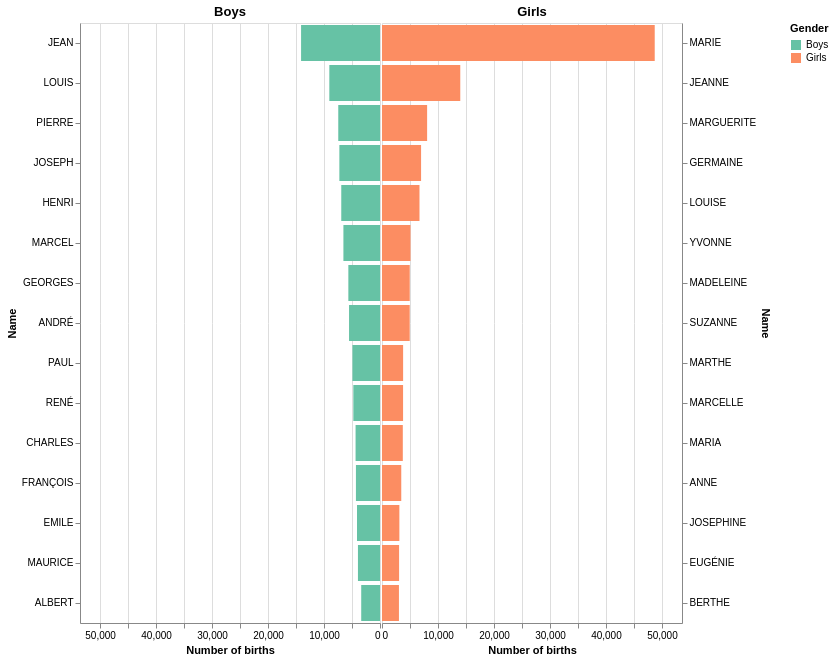

Write notebook code for a chart like this one.
### Markdown cell above
# Visualisation 1

### Code cell
top_n = 15
names_by_year_gender = df.groupby(['annais', 'preusuel', 'sexe'], as_index=False)['nombre'].sum()

top_names_by_year_gender = (
    names_by_year_gender
    .sort_values(['annais', 'sexe', 'nombre'], ascending=[True, True, False])
    .groupby(['annais', 'sexe'], group_keys=False)
    .head(top_n)
    .reset_index(drop=True)
)

gender_map = {1: 'Boys', 2: 'Girls'}
top_names_by_year_gender['gender'] = top_names_by_year_gender['sexe'].map(gender_map)

top_names_by_year_gender['year'] = top_names_by_year_gender['annais'].astype(int)

max_births = top_names_by_year_gender.groupby(['year', 'sexe'])['nombre'].nlargest(top_n).groupby('year').max().max()

year_slider = alt.binding_range(
    min=int(top_names_by_year_gender['year'].min()),
    max=int(top_names_by_year_gender['year'].max()),
    step=1
)
year_selection = alt.param(
    name='Year',
    bind=year_slider,
    value=int(top_names_by_year_gender['year'].min())
)

# Create the chart
base = alt.Chart(top_names_by_year_gender).add_params(
    year_selection
).transform_filter(
    alt.datum.year == year_selection
).mark_bar()

boys_chart = base.transform_filter(
    alt.datum.sexe == 1
).encode(
    x=alt.X('nombre:Q', title='Number of births', scale=alt.Scale(reverse=True, domain=[0, max_births])),
    y=alt.Y('preusuel:N', sort='-x', title='Name'),
    color=alt.Color('gender:N', title='Gender', scale=alt.Scale(scheme='set2'))
).properties(width=300, height=600, title='Boys')

girls_chart = base.transform_filter(
    alt.datum.sexe == 2
).encode(
    x=alt.X('nombre:Q', title='Number of births', scale=alt.Scale(domain=[0, max_births])),
    y=alt.Y('preusuel:N', sort='-x', title='Name', axis=alt.Axis(orient='right')),
    color=alt.Color('gender:N', title='Gender', scale=alt.Scale(scheme='set2'))
).properties(width=300, height=600, title='Girls')

chart = alt.hconcat(boys_chart, girls_chart, spacing=0).resolve_scale(y='independent')
chart

### Figure 1 — Vega-Lite specification as saved in the notebook (floating-point values rounded to 4 significant figures; data arrays with more than 128 entries replaced by an {"elided": "..."} marker saying what was removed)
{"config": {"view": {"continuousWidth": 300, "continuousHeight": 300}}, "hconcat": [{"mark": {"type": "bar"}, "encoding": {"color": {"field": "gender", "scale": {"scheme": "set2"}, "title": "Gender", "type": "nominal"}, "x": {"field": "nombre", "scale": {"domain": [0, 53580.0], "reverse": true}, "title": "Number of births", "type": "quantitative"}, "y": {"field": "preusuel", "sort": "-x", "title": "Name", "type": "nominal"}}, "height": 600, "title": "Boys", "transform": [{"filter": "(datum.year === Year)"}, {"filter": "(datum.sexe === 1)"}], "width": 300}, {"mark": {"type": "bar"}, "encoding": {"color": {"field": "gender", "scale": {"scheme": "set2"}, "title": "Gender", "type": "nominal"}, "x": {"field": "nombre", "scale": {"domain": [0, 53580.0]}, "title": "Number of births", "type": "quantitative"}, "y": {"axis": {"orient": "right"}, "field": "preusuel", "sort": "-x", "title": "Name", "type": "nominal"}}, "height": 600, "title": "Girls", "transform": [{"filter": "(datum.year === Year)"}, {"filter": "(datum.sexe === 2)"}], "width": 300}], "data": {"name": "data-37dff6d809fd0d2bd8fe61fbef76d1d8"}, "params": [{"name": "Year", "bind": {"input": "range", "max": 2020, "min": 1900, "step": 1}, "value": 1900}], "resolve": {"scale": {"y": "independent"}}, "spacing": 0, "$schema": "https://vega.github.io/schema/vega-lite/v6.4.1.json", "datasets": {"data-37dff6d809fd0d2bd8fe61fbef76d1d8": {"elided": "3630 records"}}}
